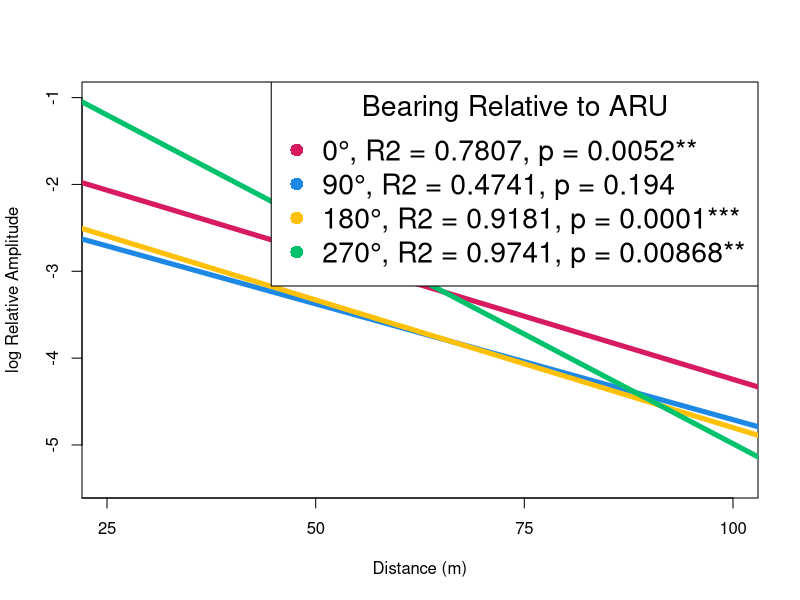
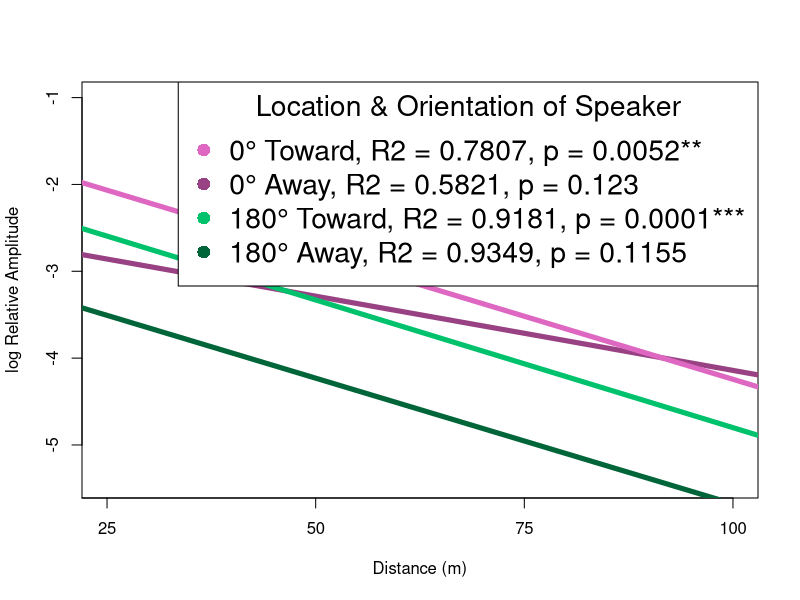

Write R code to recreate these figures, in order.
#########################################
###### Forest Acoustics Analysis   ######
###### Amelia Milano               ######
###### Last update: 4/20/2023      ######
#########################################

library(dplyr)
library(tidyverse)

# read in table
analysis_table <- read.csv("data/analysis_table.csv")

# subset AF data
AF <- analysis_table %>%
  filter(species == "AF", vol == "100")

# set relative amp as numeric
AF$relative.amp <- as.numeric(AF$relative.amp)
AF$distance_m <- as.numeric(AF$distance_m)

# Directions (0 degrees, 90 degrees, 180 degrees, )

AF_0 <- AF %>%
  filter(relative_dir == "N")

AF_0T <- AF %>%
  filter(relative_dir == "N", TA == "T")

AF_0A <- AF %>%
  filter(relative_dir == "N", TA == "A")

AF_90W <- AF %>%
  filter(relative_dir == "W", TA == "T")

AF_90E <- AF %>%
  filter(relative_dir == "E", TA == "T")

AF_180T <- AF %>%
  filter(relative_dir == "S", TA == "T")

AF_180A <- AF %>%
  filter(relative_dir == "S", TA == "A")

# Directional & dist lm
AFdistMod = lm(log(relative.amp) ~ distance_m, data = AF)
AF0distMod = lm(log(relative.amp) ~ distance_m, data = AF_0T)
AF270distMod = lm(log(relative.amp) ~ distance_m, data = AF_90W)
AF90EdistMod = lm(log(relative.amp) ~ distance_m, data = AF_90E)
AF180distMod = lm(log(relative.amp) ~ distance_m, data = AF_180T)

# Plot

colors_dir <- c("#D81B60", "#1E88E5", "#FFC107", "#00C16C")

plot(AF$distance_m, log(AF$relative.amp), col="white",lty="dotted", pch = 16, cex = 1.7,
     ylab = "log Relative Amplitude", xlab = "Distance (m)", xaxp = c(0, 100, 4), )
abline(AF0distMod, lwd = 5, col = colors_dir[1])
abline(AF90EdistMod, lwd = 5, col = colors_dir[2])
abline(AF180distMod, lwd = 5, col = colors_dir[3])
abline(AF270distMod, lwd = 5, col = colors_dir[4])
legend("topright", legend = c("0°, R2 = 0.7807, p = 0.0052**", "90°, R2 = 0.4741, p = 0.194", "180°, R2 = 0.9181, p = 0.0001***", "270°, R2 = 0.9741, p = 0.00868**"), pch = 16, cex = 1.7, col = colors_dir[1:4], title = "Bearing Relative to ARU")



#### Toward and Away

colorsTA = c("#DE67C2", "#984284", "#00C16C", "#006538")

AF0AdistMod = lm(log(relative.amp) ~ distance_m, data = AF_0A)
AF0TdistMod = lm(log(relative.amp) ~ distance_m, data = AF_0T)
AF180AdistMod = lm(log(relative.amp) ~ distance_m, data = AF_180A)
AF180TdistMod = lm(log(relative.amp) ~ distance_m, data = AF_180T)

plot(AF$distance_m, log(AF$relative.amp), col="white",lty="dotted", pch = 16, cex = 1.7,
     ylab = "log Relative Amplitude", xlab = "Distance (m)", xaxp = c(0, 100, 4))
abline(AF0AdistMod, lwd = 5, col = colorsTA[2])
abline(AF0TdistMod, lwd = 5, col = colorsTA[1])
abline(AF180AdistMod, lwd = 5, col = colorsTA[4])
abline(AF180TdistMod, lwd = 5, col = colorsTA[3])
legend("topright", legend = c("0° Toward, R2 = 0.7807, p = 0.0052**", "0° Away, R2 = 0.5821, p = 0.123", "180° Toward, R2 = 0.9181, p = 0.0001***", "180° Away, R2 = 0.9349, p = 0.1155"), pch = 16, cex = 1.7, col = colorsTA[1:4], title = "Location & Orientation of Speaker")
